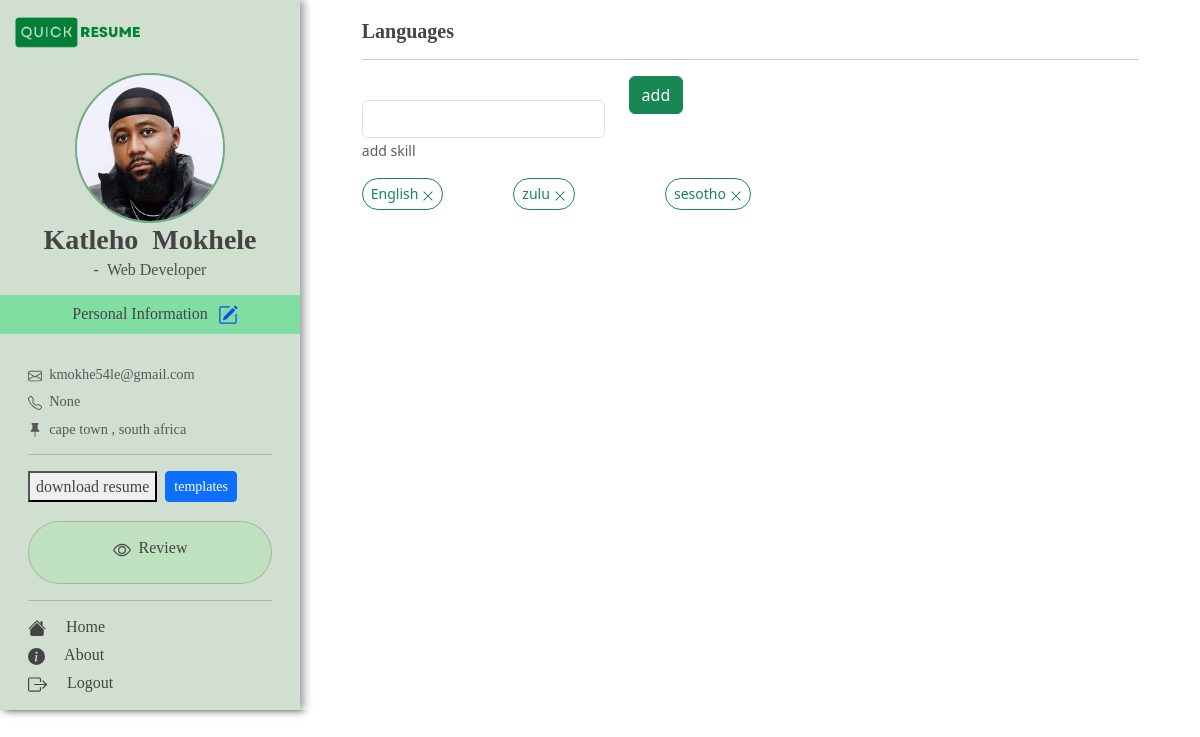
The page /add-languages/ (signed in) on the database its author committed.
### profiles_app/models.py (models this page shows, shortened)
class Profile(models.Model):
    user = models.ForeignKey(User, on_delete=models.CASCADE ,default=1 ) # this has the username inside
    first_name = models.CharField(max_length=200)
    last_name = models.CharField(max_length=200)
    job_title = models.CharField(max_length=200,default="")
    email = models.EmailField()
    cell = models.CharField(max_length=15,null=True, default="-")
    bio = models.TextField( default=" write your professional summery here ")
    avatar = models.ImageField(null=True, upload_to="avatars", blank=True , default='default.png')
    gender_choice = (
        ("male", "Male"),
        ("Female", "Female"),
    )
    location = models.CharField(max_length=300, default="-")
    linkedin_link = models.URLField(null=True, blank=True)
    twitter_link = models.URLField(null=True, blank=True)
    github_link = models.URLField(null=True, blank=True)
    personal_link = models.URLField(null=True, blank=True)

class Languages(models.Model):
    profile = models.ForeignKey(Profile, on_delete=models.CASCADE )
    language_name = models.CharField(max_length=200)

### main_app/views.py (the view, shortened to what this page needs)
# urls.py: path("add-languages/",views.add_language, name = "add_language"),
@login_required
def add_language(request):
    logged_in_user = Profile.objects.get(user = request.user)
    languages = Languages.objects.filter(profile__user = request.user)[::-1]
    if request.method != 'POST':
        add_language_form = LanguagesForm()
    context = {
        "add_language_form":add_language_form ,
        "languages":languages,
        }
    return render(request, 'main_app/add_language.html', context)

### profiles_app/forms.py
class LanguagesForm(ModelForm):
    language_name = forms.CharField(widget=forms.TextInput , label='', help_text= "add skill" )
    class Meta:
        model = Languages
        fields = '__all__'
        exclude = ['profile']

### main_app/context_processors.py (called while the page is built)
def data(request):
       try:
              profile = Profile.objects.get(user=request.user)
              return {
              "profile":profile
              }
       except:
              profile = ""
              return {"profile":profile}

### main_app/templates/main_app/add_language.html (shortened to what this page needs)
{% extends "main_app/base.html" %}
{% load bootstrap5 %}
{% load static %}
{% block content %}
<div class="container-fluid">
    <div class="row">
        <div class="col-md-4 col-lg-3" id="personal_info_container">
            {% include 'main_app/sidebar.html' %}
        </div>
        <div class="col-md-8 col-lg-9" style="background-color: #ffffff85;">
            <div class="container">
                <div id="my_margin" style="margin: 0.5cm 1cm 1cm 1cm;" >
                    <h5 style="margin-top: 15px;"><b>Languages</b></h5>
                    <hr>
                    <form  action="{% url 'main_app:add_language' %}" action="#" method="post">
                    <div class="row">
                        <div class="col-7   col-md-5    col-lg-4">
                            {% bootstrap_form add_language_form %}
                        </div>
                        <div class="col-5   col-md-3 col-lg-2">
                            <button onclick="skillsFunction()" class="btn btn-success " name="submit">add</button>
                        </div>
                    </div>
                    </form>
                    <div class="col-12  col-md-11   col-lg-9">
                        <div class="row">
                            {% for language in languages %}
                            <div class="col-6   col-md-4    col-lg-3" style="margin-bottom: 0.7rem;">
                                <div class="d-flex" >
                                    <h6 class="btn btn-outline-success btn-sm rounded-pill">
                                    {{language.language_name}}  <a style="text-decoration: none;color: #00672A;" href="{% url 'main_app:delete_language' language.id %}"><svg xmlns="http://www.w3.org/2000/svg" width="12" height="12" fill="currentColor" class="bi bi-x-lg" viewBox="0 0 16 16">
                                        <path d="M2.146 2.854a.5.5 0 1 1 .708-.708L8 7.293l5.146-5.147a.5.5 0 0 1 .708.708L8.707 8l5.147 5.146a.5.5 0 0 1-.708.708L8 8.707l-5.146 5.147a.5.5 0 0 1-.708-.708L7.293 8 2.146 2.854Z"/>
                                    </svg> </a>
                                    </h6>
                                </div>
                            </div>
                            {% endfor %}
                        </div>
                    </div>
                </div>
            </div>
        </div>
    </div>
</div>
{% endblock content %}

### main_app/templates/main_app/sidebar.html (shortened to what this page needs)
{% load static %}
<div class="row">
    <div class="col-8">
        <a  class="d-flex   justify-content-start"    style="text-decoration: none;margin-top: 15px;" href="{% url 'main_app:index' %}">
            <img   style="width:130px" src="{% static 'images/icons/logo-dark.png'  %}" alt="">
        </a>
    </div>
</div>
<br>
<center>
<img style="width:150px;height: 150px;border: 2px solid #00672974;" class="img-fluid rounded-circle" src="{{profile.avatar.url}}" alt="">
<h3  style="margin-bottom: 0.2rem;"> <strong> {{profile.first_name}} &nbsp;{{profile.last_name}} </strong> </h3>
<h6 style="color: rgb(78, 78, 78);margin-bottom: 1rem">- &nbsp;{{profile.job_title}}</h6>
<div class="row" style="background-color:#00da5761; margin-bottom: 1rem;">
<h6 style=" margin: 0.5rem;font-weight: 500;">Personal Information <button onclick="personalFunction()" style="color:#1349fa;background: none;border: none;font-size: 1rem; font-weight: 500;">
</button></h6>
</div>
</center>
<div style="margin: 1rem">
<h6 style="font-size: 0.9rem;color: #585858;margin-bottom:10px;"> &nbsp;{{profile.email}}</h6>
<h6 style="font-size: 0.9rem;color: #585858;margin-bottom:10px;"> &nbsp;{{profile.cell}} <h6>
<h6 style="font-size: 0.9rem;color: #585858;margin-bottom:10px;"> &nbsp;{{profile.location}}<h6>
<hr>
<div class="col">
<div class="d-flex">
    <button type="button" class="btn-outline-primary btn-sm " data-bs-toggle="modal" data-bs-target="#exampleModal">
        download resume
    </button>
    <a  class="btn btn-primary btn-sm" href="{% url 'main_app:templates_list'  %}" >templates</a>
</div>
<br>
<a  href="{% url 'main_app:index' %}"  onclick="full_detailsFunction()" style="color:#333333;background: none;border: none;font-size: 1rem;font-weight: 500;text-decoration: none;">
<div    id = "details-option" class="card card-body rounded-pill   " style="background-color: rgba(9, 255, 0, 0.075)">
    <div class="d-flex  justify-content-center">
        <h6>
        </h6>
        <h6 style="font-weight: 500;">
                &nbsp; Review
        </h6>
    </div>
</div>
</a>
<div class="d-none d-md-block">
<hr>
<h6 style="margin-right: 1rem;">  <a  style="text-decoration: none;" href="{% url 'main_app:index' %}"> &nbsp; &nbsp; Home </a>
</h6>
<h6 style="margin-right: 1rem;">  <a style="text-decoration: none;" href="{%    url 'main_app:landing_page' %}">  &nbsp; &nbsp; About </a>
</h6>
<h6 style="margin-right: 1rem;">  <a style="text-decoration: none;" href="{%   url 'profiles_app:logout'  %}">  &nbsp; &nbsp; Logout</a>
</h6>
</div>
</div>
</div>

### static/css/index.css (style rules this page uses)
#personal_info_container { background-color: rgba(1, 80, 0, 0.184) !important; box-shadow: 4px 0 8px rgb(50, 50, 50); }
a { text-decoration: none; }

### main_app/templates/main_app/base.html (style rules this page uses)
p, h1, h2, h3, h4, h5, h6, button, a, li { font-family:poppins; color: #444444 ; }

### rows shown on the page
Profile: avatar (picture), first_name "Katleho", last_name "Mokhele", job_title "Web Developer", email "kmokhe54le@gmail.com", cell "None", location "cape town , south africa"
Languages: language_name "English"
Languages: language_name "zulu"
Languages: language_name "sesotho"
